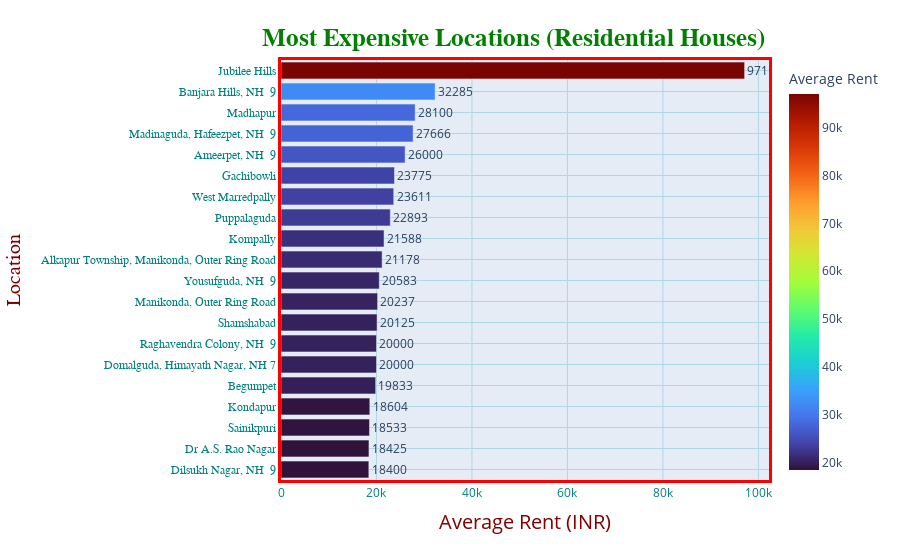

The notebook cell this image was saved under:
### Code cell
loc_grp = df1.groupby('locality')
df1['loc_count'] = loc_grp['locality'].transform('count')

df1 = df1[df1['loc_count']>=5]
loc_grp = df1.groupby('locality')
loc_rents = loc_grp['price'].mean()
loc_rents = dict(loc_rents)

list1 = list(loc_rents.keys())
list2 = list(loc_rents.values())
list2 = [int(i) for i in list2]

loc_df = pd.DataFrame(list(zip(list1,list2)), columns=['locality','average_rent'])
loc_df.sort_values(by='average_rent',ascending=False,inplace=True)

fig = px.bar(loc_df[0:20],y='locality', x='average_rent', text='average_rent',orientation='h',
            labels={'average_rent':'Average Rent'}, color='average_rent', color_continuous_scale = 'Turbo') 

fig.update_traces(textposition='outside')
fig.update_layout(title_text="<b>Most Expensive Locations (Residential Houses)</b>",
                 title_font_size=25,
                 title_font_color='green',
                 title_font_family='Titillium Web',
                 title_x=0.57,
                 title_y=0.95,
                 title_xanchor='center',
                 title_yanchor='top',
                 yaxis={'categoryorder':'total ascending'}
                 )

fig.update_xaxes(
        color='teal',
        title_text='Average Rent (INR)',
        title_font_family='Open Sans',
        title_font_size=20,
        title_font_color='maroon',
        title_standoff = 15,
        gridcolor='lightblue',
        tickmode='auto',
        linecolor='red',
        linewidth=3,
        mirror=True)

fig.update_yaxes(
        color='Teal',
        title_text='Location',
        title_font_family='Droid Sans',
        title_font_size=20,
        title_font_color='maroon',
        title_standoff = 15,
        tickfont_family='Arial',
        nticks = 20,
        gridcolor='lightblue',
        linecolor='red',
        linewidth=3,
        mirror = True)

### Figure 1 — Plotly figure (JSON) as saved in the notebook; plotly's stock layout.template omitted (floating-point values rounded to 4 significant figures)
{"data": [{"alignmentgroup": "True", "hovertemplate": "Average Rent=%{marker.color}<br>locality=%{y}<extra></extra>", "legendgroup": "", "marker": {"color": [97111, 32285, 28100, 27666, 26000, 23775, 23611, 22893, 21588, 21178, 20583, 20237, 20125, 20000, 20000, 19833, 18604, 18533, 18425, 18400], "coloraxis": "coloraxis", "pattern": {"shape": ""}}, "name": "", "offsetgroup": "", "orientation": "h", "showlegend": false, "text": ["97111", "32285", "28100", "27666", "26000", "23775", "23611", "22893", "21588", "21178", "20583", "20237", "20125", "20000", "20000", "19833", "18604", "18533", "18425", "18400"], "textposition": "outside", "type": "bar", "x": [97111, 32285, 28100, 27666, 26000, 23775, 23611, 22893, 21588, 21178, 20583, 20237, 20125, 20000, 20000, 19833, 18604, 18533, 18425, 18400], "xaxis": "x", "y": ["Jubilee Hills", "Banjara Hills, NH  9", "Madhapur", "Madinaguda, Hafeezpet, NH  9", "Ameerpet, NH  9", "Gachibowli", "West Marredpally", "Puppalaguda", "Kompally", "Alkapur Township, Manikonda, Outer Ring Road", "Yousufguda, NH  9", "Manikonda, Outer Ring Road", "Shamshabad", "Domalguda, Himayath Nagar, NH 7", "Raghavendra Colony, NH  9", "Begumpet", "Kondapur", "Sainikpuri", "Dr A.S. Rao Nagar", "Dilsukh Nagar, NH  9"], "yaxis": "y"}], "layout": {"barmode": "relative", "coloraxis": {"colorbar": {"title": {"text": "Average Rent"}}, "colorscale": [[0, "#30123b"], [0.07143, "#4145ab"], [0.1429, "#4675ed"], [0.2143, "#39a2fc"], [0.2857, "#1bcfd4"], [0.3571, "#24eca6"], [0.4286, "#61fc6c"], [0.5, "#a4fc3b"], [0.5714, "#d1e834"], [0.6429, "#f3c63a"], [0.7143, "#fe9b2d"], [0.7857, "#f36315"], [0.8571, "#d93806"], [0.9286, "#b11901"], [1, "#7a0402"]]}, "legend": {"tracegroupgap": 0}, "margin": {"t": 60}, "title": {"font": {"color": "green", "family": "Titillium Web", "size": 25}, "text": "<b>Most Expensive Locations (Residential Houses)</b>", "x": 0.57, "xanchor": "center", "y": 0.95, "yanchor": "top"}, "xaxis": {"anchor": "y", "color": "teal", "domain": [0, 1], "gridcolor": "lightblue", "linecolor": "red", "linewidth": 3, "mirror": true, "tickmode": "auto", "title": {"font": {"color": "maroon", "family": "Open Sans", "size": 20}, "standoff": 15, "text": "Average Rent (INR)"}}, "yaxis": {"anchor": "x", "categoryorder": "total ascending", "color": "Teal", "domain": [0, 1], "gridcolor": "lightblue", "linecolor": "red", "linewidth": 3, "mirror": true, "nticks": 20, "tickfont": {"family": "Arial"}, "title": {"font": {"color": "maroon", "family": "Droid Sans", "size": 20}, "standoff": 15, "text": "Location"}}}}
